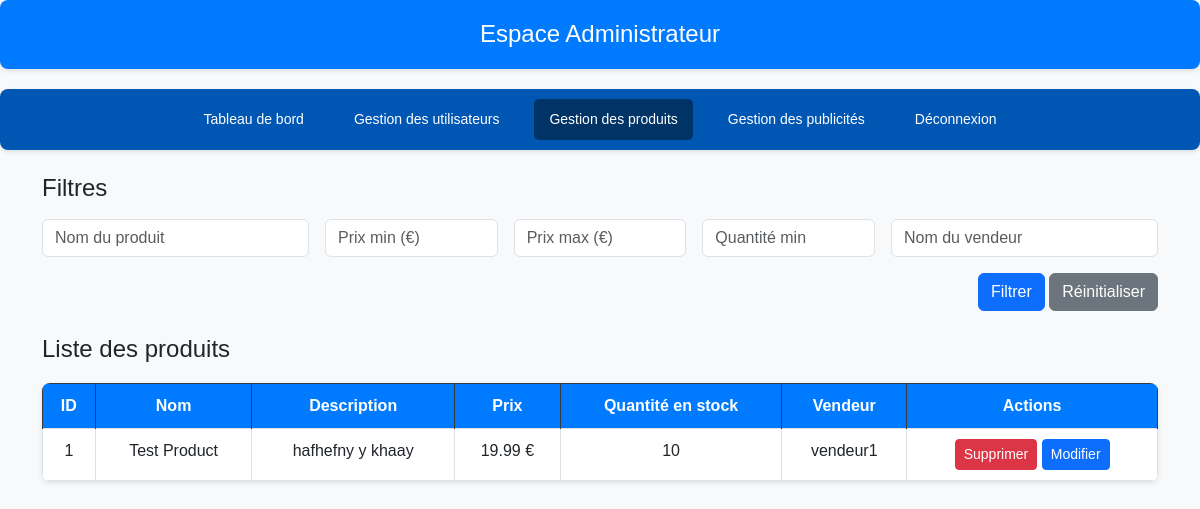
/Admin/products.php (signed in), run on the app's committed database.
### tables this page shows
CREATE TABLE `produit` (
  `id` int(11) NOT NULL,
  `nom` varchar(100) NOT NULL,
  `description` text DEFAULT NULL,
  `prix` decimal(10,2) NOT NULL,
  `quantite_stock` int(11) NOT NULL,
  `id_vendeur` int(11) NOT NULL,
  `category` varchar(100) DEFAULT NULL,
  `image` varchar(255) DEFAULT NULL
);

CREATE TABLE `utilisateur` (
  `id` int(11) NOT NULL,
  `nom` varchar(100) NOT NULL,
  `email` varchar(100) NOT NULL,
  `mot_de_passe` varchar(255) NOT NULL,
  `type` enum('Admin','Vendeur','Client') NOT NULL
);

### Admin/products.php (the view, shortened to what this page needs)
<?php
require_once '../db.php';
$whereClauses = [];
$whereSql = !empty($whereClauses) ? "WHERE " . implode(" AND ", $whereClauses) : "";
$query = "SELECT p.id, p.nom, p.description, p.prix, p.quantite_stock, u.nom AS vendeur
          FROM produit p
          JOIN utilisateur u ON p.id_vendeur = u.id
          $whereSql
          ORDER BY p.id DESC";
$result = $conn->query($query);
?>
<!DOCTYPE html>
<html lang="fr">
<head>
    <link href="https://cdn.jsdelivr.net/npm/bootstrap@5.3.0/dist/css/bootstrap.min.css" rel="stylesheet">
    <link rel="stylesheet" href="admin.css">
</head>
<body>
    <div class="header">
        <h1>Espace Administrateur</h1>
    </div>
    <div class="menu">
        <a href="./admin.php" class="<?= basename($_SERVER['PHP_SELF']) === 'admin.php' ? 'active' : '' ?>">Tableau de bord</a>
        <a href="./manageUsers.php" class="<?= basename($_SERVER['PHP_SELF']) === 'manageUsers.php' ? 'active' : '' ?>">Gestion des utilisateurs</a>
        <a href="./products.php" class="<?= basename($_SERVER['PHP_SELF']) === 'products.php' ? 'active' : '' ?>">Gestion des produits</a>
        <a href="./publicite.php" class="<?= basename($_SERVER['PHP_SELF']) === 'publicite.php' ? 'active' : '' ?>">Gestion des publicités</a>
        <a href="../compte/logout.php">Déconnexion</a>
    </div>
    <div class="container mt-4">
        <h4 class="mb-3">Filtres</h4>
        <form method="GET" class="row g-3 mb-4">
            <div class="col-md-3">
                <input type="text" name="nom" class="form-control" placeholder="Nom du produit" value="<?= htmlspecialchars($_GET['nom'] ?? '') ?>">
            </div>
            <div class="col-md-2">
                <input type="number" step="0.01" name="prix_min" class="form-control" placeholder="Prix min (€)" value="<?= htmlspecialchars($_GET['prix_min'] ?? '') ?>">
            </div>
            <div class="col-md-2">
                <input type="number" step="0.01" name="prix_max" class="form-control" placeholder="Prix max (€)" value="<?= htmlspecialchars($_GET['prix_max'] ?? '') ?>">
            </div>
            <div class="col-md-2">
                <input type="number" name="quantite_min" class="form-control" placeholder="Quantité min" value="<?= htmlspecialchars($_GET['quantite_min'] ?? '') ?>">
            </div>
            <div class="col-md-3">
                <input type="text" name="vendeur" class="form-control" placeholder="Nom du vendeur" value="<?= htmlspecialchars($_GET['vendeur'] ?? '') ?>">
            </div>
            <div class="col-md-12 text-end">
                <button type="submit" class="btn btn-primary">Filtrer</button>
                <a href="products.php" class="btn btn-secondary">Réinitialiser</a>
            </div>
        </form>
        <h4 class="mb-3">Liste des produits</h4>
        <table class="table table-bordered">
            <thead class="table-dark">
                <tr>
                    <th>ID</th>
                    <th>Nom</th>
                    <th>Description</th>
                    <th>Prix</th>
                    <th>Quantité en stock</th>
                    <th>Vendeur</th>
                    <th>Actions</th>
                </tr>
            </thead>
            <tbody>
                <?php while ($product = $result->fetch_assoc()): ?>
                <tr>
                    <td><?= $product['id'] ?></td>
                    <td><?= htmlspecialchars($product['nom']) ?></td>
                    <td><?= htmlspecialchars($product['description']) ?></td>
                    <td><?= number_format($product['prix'], 2) ?> €</td>
                    <td><?= $product['quantite_stock'] ?></td>
                    <td><?= htmlspecialchars($product['vendeur']) ?></td>
                    <td>
                        <a href="?supprimer=<?= $product['id'] ?>"
                           class="btn btn-sm btn-danger"
                           onclick="return confirm('Confirmer la suppression ?')">Supprimer</a>
                        <button class="btn btn-sm btn-primary" onclick="openModifyModal(<?= $product['id'] ?>, '<?= htmlspecialchars($product['nom']) ?>', '<?= htmlspecialchars($product['description']) ?>', <?= $product['prix'] ?>, <?= $product['quantite_stock'] ?>)">Modifier</button>
                    </td>
                </tr>
                <?php endwhile; ?>
            </tbody>
        </table>
    </div>
</body>
</html>

### Admin/admin.css (style rules this page uses)
body { font-family: Arial, sans-serif; margin: 0; padding: 0; background: #f8f9fa; }
.header { background-color: #007bff; color: white; padding: 20px; text-align: center; margin-bottom: 20px; border-radius: 8px; box-shadow: 0 2px 5px rgba(0, 0, 0, 0.1); }
.header h1 { margin: 0; font-size: 24px; }
.menu { background-color: #0056b3; padding: 10px 0; display: flex; justify-content: center; gap: 20px; margin-bottom: 20px; border-radius: 8px; box-shadow: 0 2px 5px rgba(0, 0, 0, 0.1); }
.menu a { color: white; text-decoration: none; padding: 10px 15px; border-radius: 5px; font-size: 14px; }
.menu a.active { background-color: #003366; }
.table { margin-top: 20px; border-collapse: collapse; width: 100%; background-color: white; box-shadow: 0 2px 5px rgba(0, 0, 0, 0.1); border-radius: 8px; overflow: hidden; }
.table th { background-color: #007bff; color: white; padding: 10px; text-align: center; }
.table td { padding: 10px; text-align: center; border: 1px solid #dee2e6; }

### data on the page
produit: id "1", nom "Test Product", description "hafhefny y khaay", prix "19.99", quantite_stock "10", id_vendeur.nom "vendeur1"
